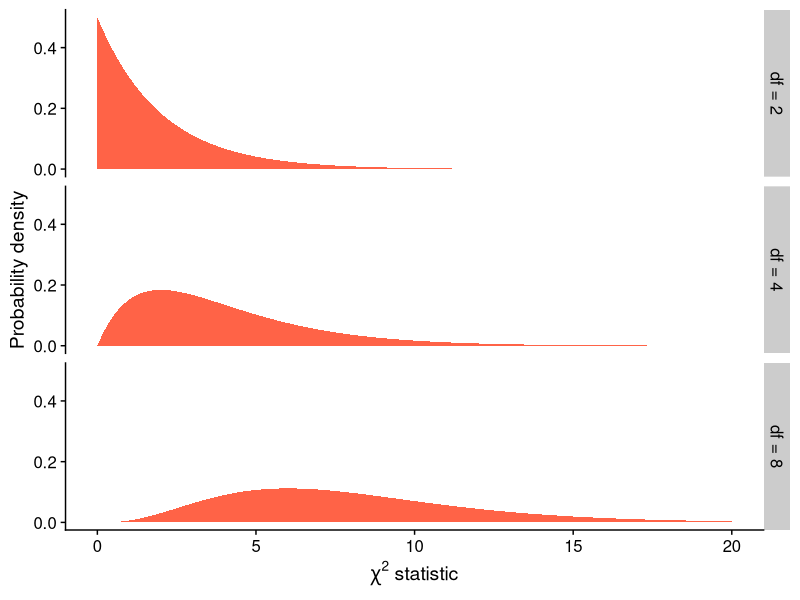
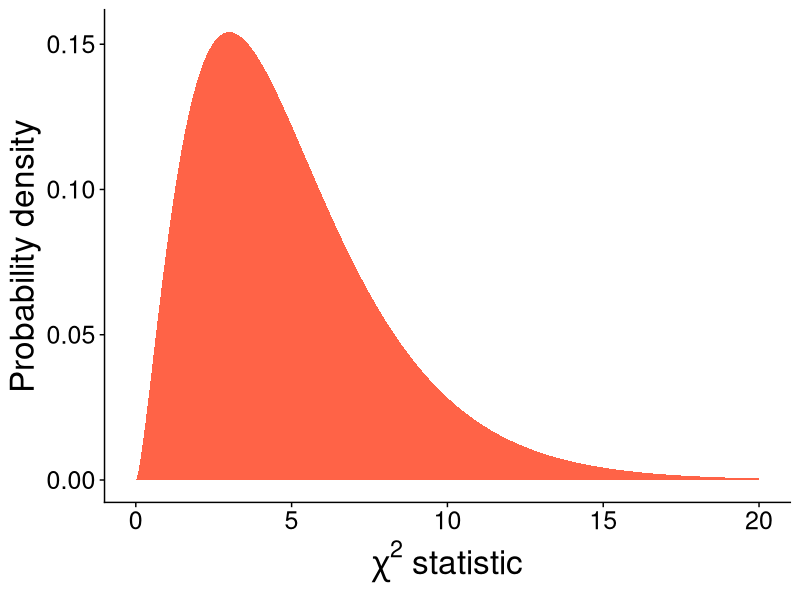
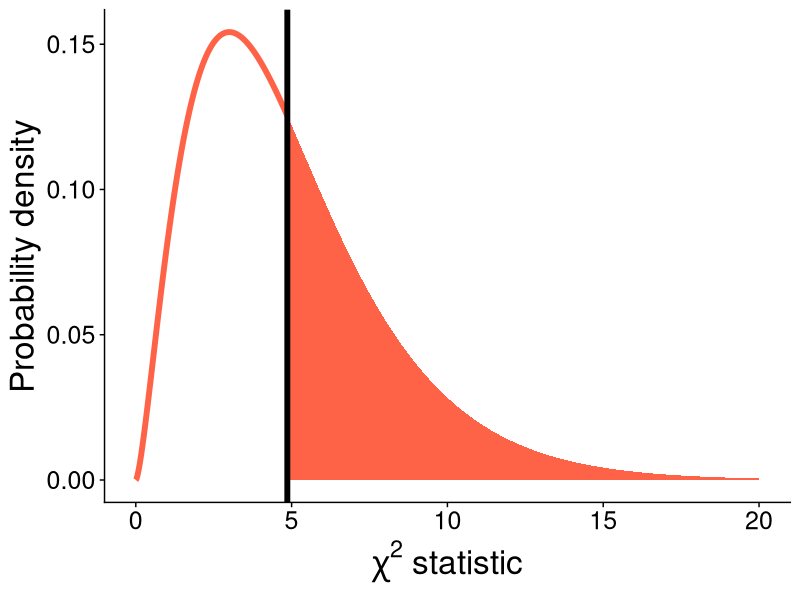

Reproduce these figures in R, in order. (Note: this script raises an error after producing the figures.)
## ---- chunk 1
knitr::opts_chunk$set(echo = FALSE, warning = FALSE,
                      message = FALSE, eval = TRUE)

library(cowplot)
library(ggplot2)
library(dplyr)
library(viridis)
library(glue)
library(stringr)
library(tidyr)
library(knitr)
## ---- chunk 2
mm_expected <- tibble(
    Color = c("Blue", "Orange", "Green", "Yellow", "Red", "Brown"),
    Proportion = c("0.24", "0.20", "0.16", "0.14", "0.13", "0.13"),
    `Expected A` = rep(35, 6),
    `Expected B` = c(24, 20, 16, 14, 13, 13),
    `Expected C` = c("50.4", "42.0", "33.6", "29.4", "27.3", "27.3")
)

knitr::kable(mm_expected, align = "lcccc")
## ---- chunk 3
mm_expected <- select(mm_expected, c(Color, Proportion, `Expected C`)) |> 
    rename(Expected = `Expected C`) |> 
    rbind(c("**Total**", "1", "210"))

knitr::kable(mm_expected, align = "lcc")
## ---- chunk 4
#| echo: true

candies <- sample(
    x = c("Blue", "Orange", "Green", "Yellow",
          "Red", "Brown"),
    size = 210,
    replace = TRUE,
    prob = c(0.24, 0.20, 0.16, 0.14, 0.13, 0.13)
)

table(candies)
## ---- chunk 5
obs <- table(candies) |> 
    (function(x) {
        data.frame(Color = names(x), 
                   Observed = as.character(as.numeric(x)))
    })() |> 
    rbind(c("**Total**", "210")) |> 
    left_join(mm_expected, y = _)

obs$Observed[is.na(obs$Observed)] <- "0"

knitr::kable(obs, align = "lccc")
## ---- chunk 6
chi <- mutate(obs, 
       o_min_e_raw = (as.numeric(Observed) - as.numeric(Expected)) |> 
           round(1),
       o_min_e = as.character(o_min_e_raw), 
       chi_sq_raw = (o_min_e_raw^2) / as.numeric(Expected), 
       chi_sq = round(chi_sq_raw, 2) |> 
           as.character())
chi$chi_sq[7] <- sum(chi$chi_sq_raw) |> 
    round(2) |> 
    as.character()

O <- round(as.numeric(chi$Observed))
E <- round(as.numeric(chi$Expected), 1)


chi_tab <- select(chi, c(Color:Observed, o_min_e, chi_sq)) |> 
    rename(`$O - E$` = o_min_e, 
           `$(O - E)^2/E$` = chi_sq) |> 
    kable(align = "lccccc")

chi_tab
## ---- chunk 7
chi_tab
## ---- chunk 8
#| fig-align: center
#| fig-width: 5
#| fig-height: 3.5
#| out-width: "8in"

df <- crossing(
    x = seq(0, 20, 0.01),
    df = c(2, 4, 8)
) |>
    mutate(y = dchisq(x, df), panel = str_c("df = ", df))

ggplot(df, aes(x, y)) +
    facet_grid(rows = vars(panel)) +
    geom_area(fill = "tomato") +
    xlab(expression(chi^2~statistic)) +
    ylab("Probability density") +
    theme_cowplot() +
    scale_y_continuous(n.breaks = 4)
## ---- chunk 9
df <- tibble(
    Expected = c(60, 60, 60),
    Observed = c(57, 62, 61),
    `$\\chi^2_i$` = (Observed - Expected) ^ 2 / Expected
)

knitr::kable(df, escape = FALSE, align = rep("c", 3),
             digits = 3)

df$chisq <- df$`$\\chi^2_i$`
## ---- chunk 10
df <- tibble(
  Expected = c(600, 600, 600),
  Observed = c(570, 620, 610),
  `$\\chi^2_i$` = (Observed - Expected) ^ 2 / Expected
)

knitr::kable(df, escape = FALSE, align = rep("c", 3),
             digits = 3)

df$chisq <- df$`$\\chi^2_i$`
## ---- chunk 11
chi_tab
## ---- chunk 12
#| fig-align: center
#| out-width: "10in"

df <- tibble(
    x = seq(0, 20, 0.01),
    y = dchisq(x, 5)
)

gp <- ggplot(df, aes(x, y)) +
    geom_area(fill = "tomato") +
    xlab(expression(chi^2~statistic)) +
    ylab("Probability density") +
    theme_cowplot() +
    theme(
        strip.text = element_text(size = 18),
        axis.text = element_text(size = 18),
        axis.title = element_text(size = 24),
        title = element_text(size = 24)
    )

gp
## ---- chunk 13
#| fig-align: center
#| out-width: "9.5in"

mm_test_stat <- sum((O - E) ^ 2 / E)

gp +
    geom_area(data = filter(df, x < mm_test_stat), fill = "white",
              size = 2, color = "tomato") +
    geom_vline(xintercept = mm_test_stat, size = 2)
## ---- chunk 14
#| echo: false
#| results: asis

cat(sprintf("```r\npchisq(q = %s,\n       df = 5,\n       lower.tail = FALSE)\n```", 
            round(mm_test_stat, 7)))
## ---- chunk 15
pchisq(q = x2,
       df = 5,
       lower.tail = FALSE)
## ---- chunk 16
p_value <- pchisq(mm_test_stat, df = 5, lower.tail = FALSE)
## ---- chunk 17
#| echo: true

qchisq(0.05,
       df = 5,
       lower.tail = FALSE)
## ---- chunk 18
#| fig-align: center
#| out-width: "9in"

mm_crit_stat <- qchisq(0.05, 5, lower.tail = FALSE)

gp +
  geom_area(data = filter(df, x < mm_crit_stat), fill = "white",
            size = 2, color = "tomato") +
  geom_vline(xintercept = mm_crit_stat, size = 2, linetype = "dashed")
## ---- chunk 19
#| fig-align: center
#| out-width: "9in"

mm_crit_stat <- qchisq(0.05, 5, lower.tail = FALSE)

gp +
  geom_area(data = filter(df, x < mm_test_stat), fill = "white",
            size = 2, color = "tomato") +
  geom_vline(xintercept = mm_test_stat, size = 2) +
  geom_vline(xintercept = mm_crit_stat, size = 2, linetype = "dashed")
## ---- chunk 20
#| echo: true

chisq.test(x = c(43, 40, 37, 37, 33, 20),
           p = c(0.24, 0.20, 0.16, 0.14, 0.13, 0.13))
## ---- chunk 21
E <- 210 * c(0.24, 0.20, 0.16, 0.14, 0.13, 0.13)
O <- c(43, 40, 37, 37, 33, 20)
## ---- chunk 22
#| fig-align: center
#| out-width: "9.5in"

mm_test_stat <- sum((O - E) ^ 2 / E)

df <- tibble(
  x = seq(0, 20, 0.01),
  y = dchisq(x, 5)
)

gp <- ggplot(df, aes(x, y)) +
  geom_area(fill = "tomato") +
  xlab(expression(chi^2~statistic)) +
  ylab("Probability density") +
  theme_cowplot() +
  theme(
    strip.text = element_text(size = 18),
    axis.text = element_text(size = 18),
    axis.title = element_text(size = 24),
    title = element_text(size = 24)
  )

gp +
  geom_area(data = filter(df, x < mm_test_stat), fill = "white",
            size = 2, color = "tomato") +
  geom_vline(xintercept = mm_test_stat, size = 2)
## ---- chunk 23
#| echo: true

pchisq(q = 6.632544,
       df = 5,
       lower.tail = FALSE)
## ---- chunk 24
#| echo: true

chi2_test_stat <- 0.127
df <- 1

pchisq(chi2_test_stat, df, lower.tail = FALSE)
## ---- chunk 25
#| echo: true

dat <- matrix(c(1, 5, 2, 16), nrow = 2)
dat
## ---- chunk 26
#| echo: true
#| warning: true

# simpler to use the built-in chi-squared test function
chisq.test(dat)
## ---- chunk 27
#| echo: true

dat <- matrix(c(127, 1022, 934, 9336), nrow = 2)
dat
## ---- chunk 28
#| echo: true

chisq.test(dat)
## ---- chunk 29
#| echo: true

dat <- matrix(c(127, 1022, 934, 9336), nrow = 2)
dat
## ---- chunk 30
#| echo: true

chisq.test(dat)
## ---- chunk 31
#| echo: true

ci95logLo <- log(1.242) - 0.196
ci95logHi <- log(1.242) + 0.196

# convert back to linear (not log) measurements
exp(c(ci95logLo, ci95logHi))
## ---- chunk 32
#| echo: true

# make the contingency table in R
d <- matrix(c(127, 1022, 934, 9336), nrow = 2)
## ---- chunk 33
#| echo: true

fisher.test(d)
